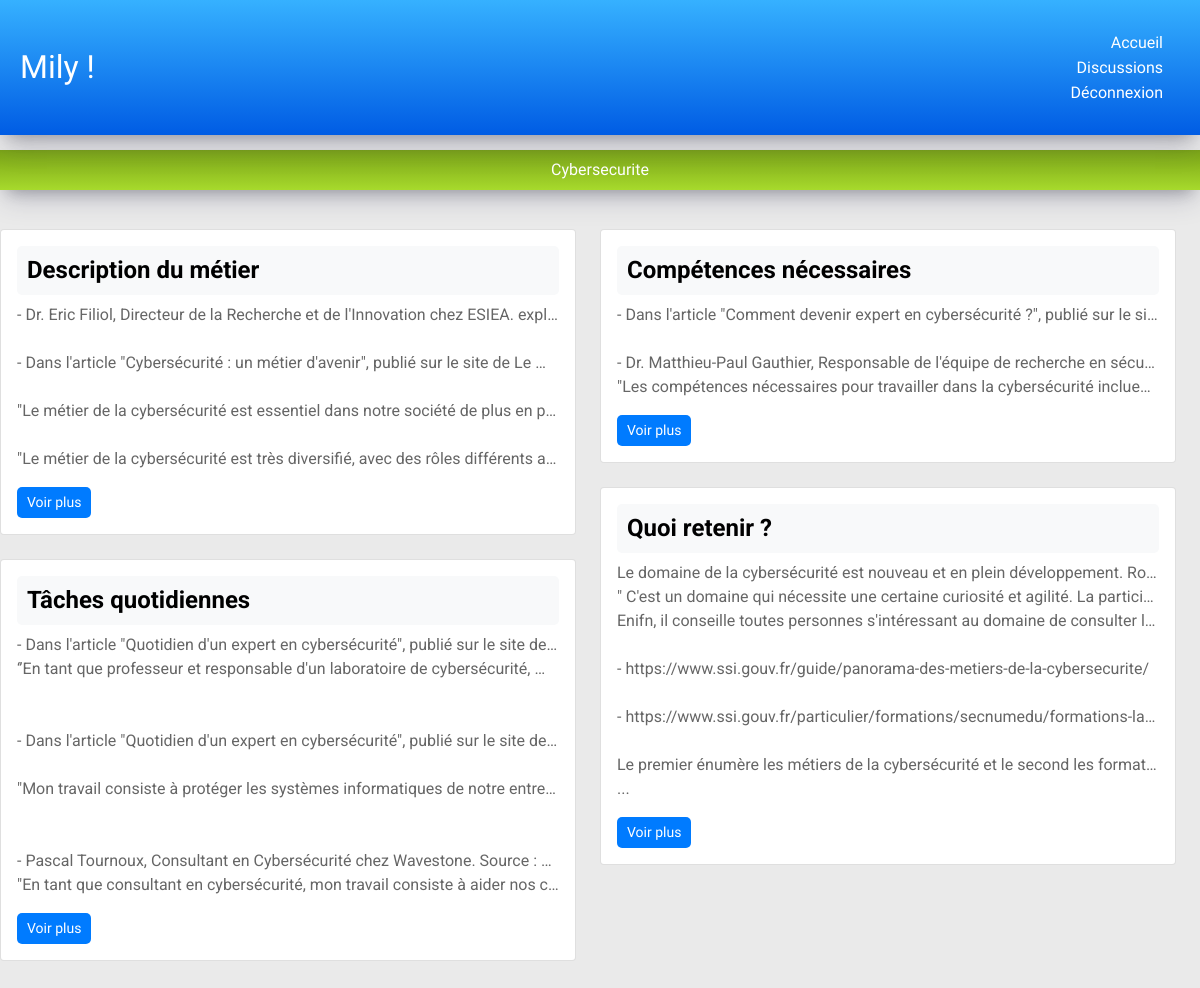
The page /domaine/sousDomaineSelect.php?sous_domaine=cybersecurite (signed in) on the database its author committed.
### tables this page shows
CREATE TABLE `sous_domaines` (
  `id` int(11) NOT NULL,
  `id_domaine` int(11) NOT NULL,
  `nom` varchar(255) NOT NULL,
  `competences_necessaires` text,
  `taches_quotidiennes` text,
  `description_metier` text NOT NULL,
  `differences_avec` text NOT NULL,
  `quoi_retenir` text NOT NULL
);

### domaine/sousDomaineSelect.php (the view, shortened to what this page needs)
<!DOCTYPE html>
<html lang="fr">
<head>
    <link href="https://cdn.jsdelivr.net/npm/bootstrap@5.1.3/dist/css/bootstrap.min.css" rel="stylesheet">
    <link href="https://cdn.jsdelivr.net/npm/aos@2.3.4/dist/aos.css" rel="stylesheet">
    <link href="styledomaine.css" rel="stylesheet">
</head>
<body>
<?php
function truncateWords($input, $numWords) {
    $words = preg_split("/[\n\r\t ]+/", $input, $numWords + 1, PREG_SPLIT_NO_EMPTY);
    if (count($words) > $numWords) {
        array_pop($words);
        $output = implode(' ', $words);
        $output = rtrim($output);
        return $output . '...';
    } else {
        return $input;
    }
}
if (isset($_GET['sous_domaine'])){
    include_once('../bd_connect.php');
    $sous_domaine = $_GET['sous_domaine'];
    $query = "SELECT `competences_necessaires`, `taches_quotidiennes`, `description_metier`, `differences_avec`, `quoi_retenir` FROM `sous_domaines` Where nom = '$sous_domaine'";
    $stmt = $conn->prepare($query);
    $stmt->execute();
    $stmt->bind_result($competences, $taches, $description, $differences,$quoi);
}
else{
    header("Location : DecSoiMemeDom.php");
}
include '../header.php'; generate_header(1);
?>
<div class="subheader">
    <h1><?php echo mb_convert_encoding(ucfirst($sous_domaine), 'UTF-8', 'UTF-8'); ?></h1>
</div>
<div class="container_bis">
    <div class="row">
       <div class="col-md-6">
            <div class="card my-4 card-container" data-aos="fade-up">
                <div class="card-body">
                    <h2 class="h2-box">Description du métier</h2>
                    <p class="text-truncate" style="color: #666666;" id="description-truncated"><?php echo mb_convert_encoding(truncateWords(nl2br($description), 300), 'UTF-8', 'UTF-8');?>...</p>
                    <button class="btn-more" onclick="toggleDescription()">Voir plus</button>
                </div>
            </div>
            <div class="card my-4 card-container" data-aos="fade-up">
                <div class="card-body">
                    <h2 class="h2-box">Tâches quotidiennes</h2>
                    <p class="text-truncate" style="color: #666666;" id="tasks-truncated"><?php echo mb_convert_encoding(truncateWords(nl2br($taches), 300), 'UTF-8', 'UTF-8'); ?>...</p>
                    <button class="btn-more" onclick="toggleTasks()">Voir plus</button>
                </div>
            </div>
        </div>
        <div class="col-md-6">
            <div class="card my-4 card-container" data-aos="fade-up">
                <div class="card-body">
                    <h2 class="h2-box">Compétences nécessaires</h2>
                    <p class="text-truncate" style="color: #666666;" id="skills-truncated"><?php echo mb_convert_encoding(truncateWords(nl2br($competences), 300), 'UTF-8', 'UTF-8'); ?>...</p>
                    <button class="btn-more" onclick="toggleSkills()">Voir plus</button>
                </div>
            </div>
            <div class="card my-4 card-container" data-aos="fade-up">
                <div class="card-body">
                    <h2 class="h2-box">Quoi retenir ?</h2>
                    <p class="text-truncate" style="color: #666666;" id="summary-truncated"><?php echo mb_convert_encoding(truncateWords(nl2br($quoi), 300), 'UTF-8', 'UTF-8'); ?>...</p>
                    <button class="btn-more" onclick="toggleSummary()">Voir plus</button>
                </div>
            </div>
        </div>
    </div>
</div>
</body>
</html>

### domaine/styledomaine.css (style rules this page uses)
button { padding: 0; border: 0; }
.card-body h2 { font-family: 'Roboto', sans-serif; }
.card-body p { font-family: 'Roboto', sans-serif; }
.h2-box { background-color: #f8f9fa; padding: 10px; border-radius: 5px; font-weight: bold; font-size: 1.5rem; color: black; }
.btn-more { background-color: #007bff; border: none; color: white; padding: 5px 10px; font-size: 14px; border-radius: 5px; cursor: pointer; }
.card-container { max-width: 100%; }
.container_bis { max-width: 100%; }
.row { max-width: 100%; }

### mainStyle.css (style rules this page uses)
* { margin: 0; }
.subheader { background: linear-gradient(#7AA317, #A7DA2C); box-shadow: rgba(50, 50, 93, 0.25) 0px 13px 27px -5px, rgba(0, 0, 0, 0.3) 0px 8px 16px -8px; min-height: 40px; margin-top: 15px; margin-bottom: 15px; }
.subheader h1 { display: flex; justify-content: center; align-content: center; flex-wrap: wrap; flex-direction: column; color: #ffffff; padding:12px; line-height: 1; font-size: 1em; }

### rows shown on the page
sous_domaines: description_metier "- Dr. Eric Filiol, Directeur de la Recherche et de l'Innovation chez ESIEA. expl - Dans l'article \"Cybersécurité : un métier d'avenir\", publié sur le site de Le \"Le métier de la cybersécurité est essentiel dans notre société de plus en p \"Le métier de la cybersécurité est très diversifié, avec des rôles différents a…", taches_quotidiennes "- Dans l'article \"Quotidien d'un expert en cybersécurité\", publié sur le site de ‘’En tant que professeur et responsable d'un laboratoire de cybersécurité, - Dans l'article \"Quotidien d'un expert en cybersécurité\", publié sur le site de \"Mon travail consiste à protéger les systèmes informatiques de notre entre - Pascal Tournoux, Consultant en Cybersécurité chez Wavestone. Source : \"En tant que consultant en cybersécurité, mon travail consiste à aider nos c…", competences_necessaires "- Dans l'article \"Comment devenir expert en cybersécurité ?\", publié sur le si - Dr. Matthieu-Paul Gauthier, Responsable de l'équipe de recherche en sécu \"Les compétences nécessaires pour travailler dans la cybersécurité inclue…", quoi_retenir "Le domaine de la cybersécurité est nouveau et en plein développement. Ro \" C'est un domaine qui nécessite une certaine curiosité et agilité. La partici Enifn, il conseille toutes personnes s'intéressant au domaine de consulter l - https://www.ssi.gouv.fr/guide/panorama-des-metiers-de-la-cybersecurite - https://www.ssi.gouv.fr/particulier/formations/secnumedu/formations-la Le premier énumère les métiers de la cybersécurité et le second les format…"

### other values the page prints
$data[0] "Accueil"
$data[0] "Discussions"
$data[0] "Déconnexion"
mb_convert_encoding(ucfirst($sous_domaine), 'UTF-8', 'UTF-8') "Cybersecurite"
